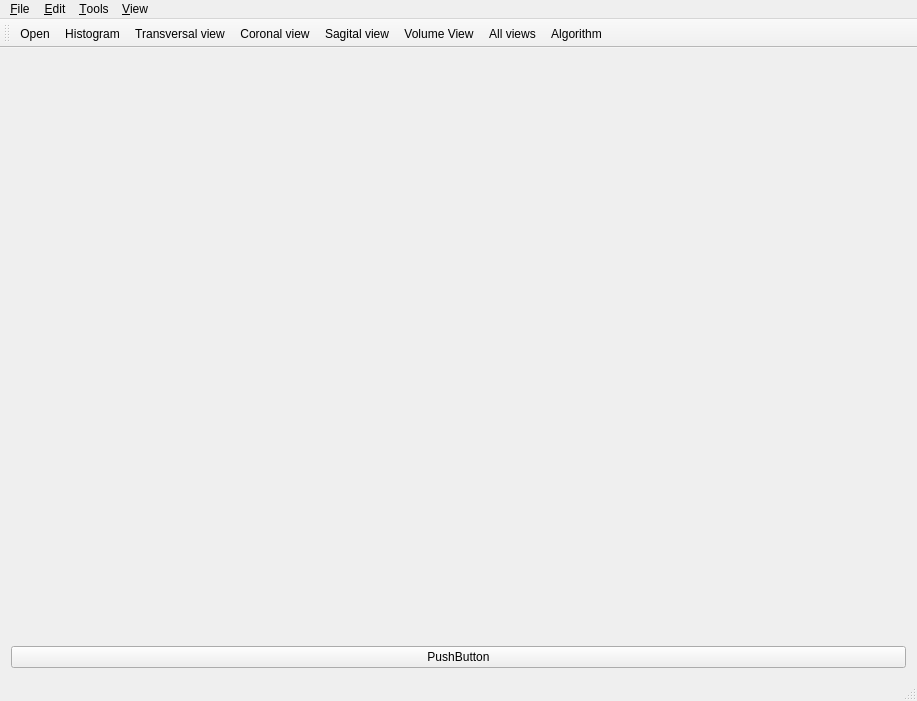
<?xml version="1.0" encoding="UTF-8"?>
<ui version="4.0">
 <class>MainWindow</class>
 <widget class="QMainWindow" name="MainWindow">
  <property name="geometry">
   <rect>
    <x>0</x>
    <y>0</y>
    <width>917</width>
    <height>701</height>
   </rect>
  </property>
  <property name="windowTitle">
   <string>MainWindow</string>
  </property>
  <property name="layoutDirection">
   <enum>Qt::LeftToRight</enum>
  </property>
  <widget class="QWidget" name="centralWidget">
   <layout class="QVBoxLayout" name="verticalLayout_2">
    <item>
     <layout class="QHBoxLayout" name="horizontalLayout">
      <item>
       <layout class="QVBoxLayout" name="verticalLayout">
        <item>
         <spacer name="verticalSpacer">
          <property name="orientation">
           <enum>Qt::Vertical</enum>
          </property>
          <property name="sizeHint" stdset="0">
           <size>
            <width>17</width>
            <height>13</height>
           </size>
          </property>
         </spacer>
        </item>
        <item>
         <widget class="AlgorithmForm" name="widgetAlgorithm" native="true">
          <property name="enabled">
           <bool>true</bool>
          </property>
          <property name="sizePolicy">
           <sizepolicy hsizetype="Preferred" vsizetype="Preferred">
            <horstretch>0</horstretch>
            <verstretch>0</verstretch>
           </sizepolicy>
          </property>
         </widget>
        </item>
        <item>
         <widget class="DicomDataForm" name="widgetDataInfo" native="true"/>
        </item>
       </layout>
      </item>
      <item>
       <widget class="FourPanelForm" name="fourPanelWidget" native="true"/>
      </item>
     </layout>
    </item>
    <item>
     <widget class="QPushButton" name="prueba">
      <property name="text">
       <string>PushButton</string>
      </property>
     </widget>
    </item>
   </layout>
  </widget>
  <widget class="QMenuBar" name="menuBar">
   <property name="geometry">
    <rect>
     <x>0</x>
     <y>0</y>
     <width>917</width>
     <height>22</height>
    </rect>
   </property>
   <widget class="QMenu" name="menu_File">
    <property name="title">
     <string>&amp;File</string>
    </property>
    <addaction name="action_New"/>
    <addaction name="action_Open"/>
    <addaction name="action_Save"/>
    <addaction name="actionSave_as"/>
    <addaction name="action_Exit"/>
   </widget>
   <widget class="QMenu" name="menu_Edit">
    <property name="title">
     <string>&amp;Edit</string>
    </property>
   </widget>
   <widget class="QMenu" name="menu_Tools">
    <property name="title">
     <string>&amp;Tools</string>
    </property>
    <widget class="QMenu" name="menu_Language">
     <property name="title">
      <string>&amp;Language</string>
     </property>
     <addaction name="actionSpanish"/>
     <addaction name="actionEnglish"/>
    </widget>
    <addaction name="menu_Language"/>
    <addaction name="action_Histogram"/>
    <addaction name="action_Algorithm"/>
   </widget>
   <widget class="QMenu" name="menu_View">
    <property name="title">
     <string>&amp;View</string>
    </property>
    <addaction name="action_Transversal_view"/>
    <addaction name="actionCoronal_view"/>
    <addaction name="action_Sagital_view"/>
    <addaction name="action_Volume_View"/>
    <addaction name="action_All_views"/>
   </widget>
   <addaction name="menu_File"/>
   <addaction name="menu_Edit"/>
   <addaction name="menu_Tools"/>
   <addaction name="menu_View"/>
  </widget>
  <widget class="QToolBar" name="mainToolBar">
   <attribute name="toolBarArea">
    <enum>TopToolBarArea</enum>
   </attribute>
   <attribute name="toolBarBreak">
    <bool>false</bool>
   </attribute>
   <addaction name="action_Open"/>
   <addaction name="action_Histogram"/>
   <addaction name="action_Transversal_view"/>
   <addaction name="actionCoronal_view"/>
   <addaction name="action_Sagital_view"/>
   <addaction name="action_Volume_View"/>
   <addaction name="action_All_views"/>
   <addaction name="action_Algorithm"/>
  </widget>
  <widget class="QStatusBar" name="statusBar"/>
  <action name="action_New">
   <property name="text">
    <string>&amp;New</string>
   </property>
  </action>
  <action name="action_Open">
   <property name="text">
    <string>&amp;Open</string>
   </property>
  </action>
  <action name="action_Save">
   <property name="text">
    <string>&amp;Save</string>
   </property>
  </action>
  <action name="actionSave_as">
   <property name="text">
    <string>Save &amp;as</string>
   </property>
  </action>
  <action name="actionSpanish">
   <property name="text">
    <string>&amp;Spanish</string>
   </property>
  </action>
  <action name="actionEnglish">
   <property name="text">
    <string>&amp;English</string>
   </property>
  </action>
  <action name="action_Exit">
   <property name="text">
    <string>&amp;Exit</string>
   </property>
  </action>
  <action name="action_Histogram">
   <property name="icon">
    <iconset resource="../../Resources/resources.qrc">
     <normaloff>:/Icons/Icons/histograma.png</normaloff>:/Icons/Icons/histograma.png</iconset>
   </property>
   <property name="text">
    <string>&amp;Histogram</string>
   </property>
  </action>
  <action name="action_Transversal_view">
   <property name="text">
    <string>&amp;Transversal view</string>
   </property>
   <property name="toolTip">
    <string>Transversal view</string>
   </property>
  </action>
  <action name="actionCoronal_view">
   <property name="icon">
    <iconset resource="../../Resources/resources.qrc">
     <normaloff>:/Icons/Icons/vista coronal.jpg</normaloff>:/Icons/Icons/vista coronal.jpg</iconset>
   </property>
   <property name="text">
    <string>Coronal view</string>
   </property>
  </action>
  <action name="action_Sagital_view">
   <property name="text">
    <string>&amp;Sagital view</string>
   </property>
  </action>
  <action name="action_All_views">
   <property name="text">
    <string>&amp;All views</string>
   </property>
  </action>
  <action name="action_Volume_View">
   <property name="text">
    <string>&amp;Volume View</string>
   </property>
  </action>
  <action name="action_Algorithm">
   <property name="text">
    <string>&amp;Algorithm</string>
   </property>
  </action>
 </widget>
 <layoutdefault spacing="6" margin="11"/>
 <customwidgets>
  <customwidget>
   <class>DicomDataForm</class>
   <extends>QWidget</extends>
   <header location="global">dicomdataform.h</header>
   <container>1</container>
  </customwidget>
  <customwidget>
   <class>FourPanelForm</class>
   <extends>QWidget</extends>
   <header location="global">fourpanelform.h</header>
   <container>1</container>
  </customwidget>
  <customwidget>
   <class>AlgorithmForm</class>
   <extends>QWidget</extends>
   <header location="global">algorithmform.h</header>
   <container>1</container>
  </customwidget>
 </customwidgets>
 <resources>
  <include location="../../Resources/resources.qrc"/>
 </resources>
 <connections/>
</ui>
